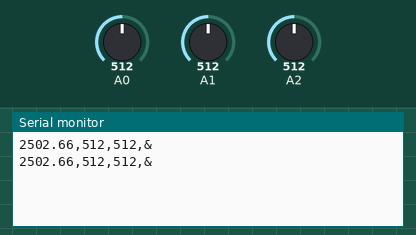
A sketch run on a simulated Arduino Uno, built with avr-gcc and run on an emulated ATmega328P. Parts: the last lines printed to the serial monitor. Inputs (shaded band) come from the test bench; at power-on: A0 = 512, A1 = 512, A2 = 512.

Above: at 1.8 s.
1.9 s: A0 set to 716
At 2.5 s:
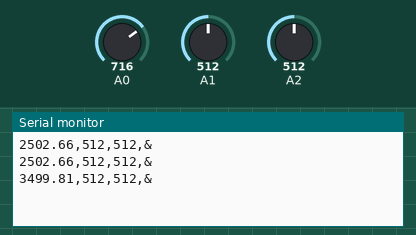
3.4 s: A1 set to 716
At 4.7 s:
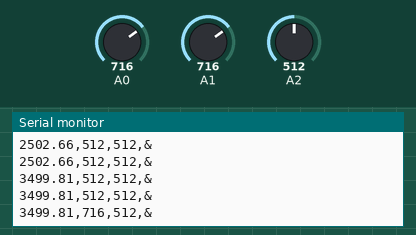
4.9 s: A2 set to 716
At 5.9 s:
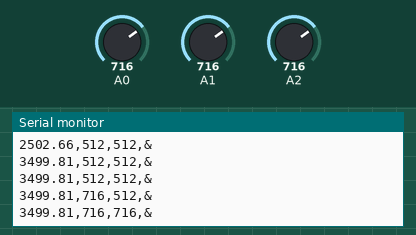
6.4 s: A0 set to 900
At 7.7 s:
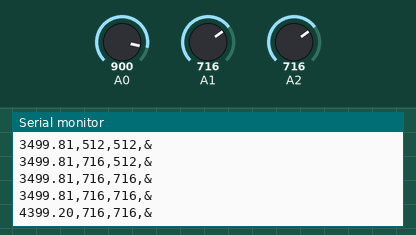
7.9 s: A1 set to 900
At 9.0 s:
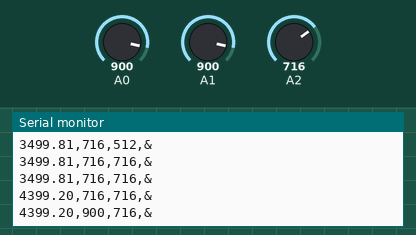
9.4 s: A2 set to 900
At 11.1 s:
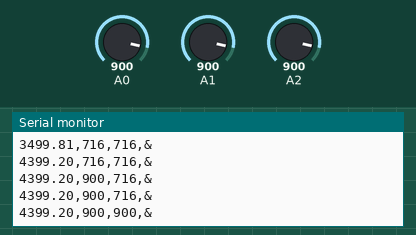
Timing chart, 0 to 11.9 s (numbered marks = the images above; inputs shaded):
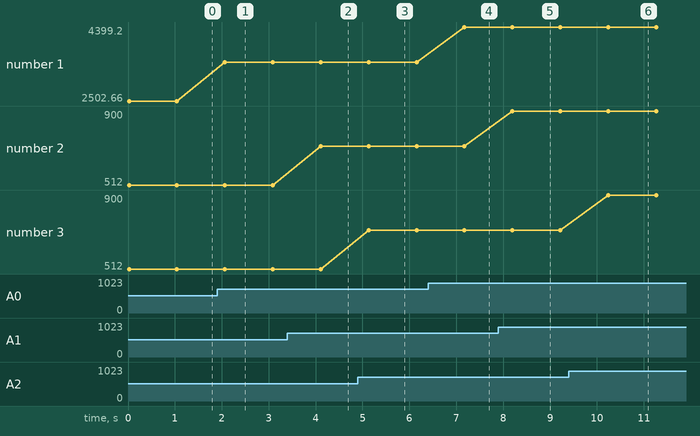

Measured:
- after the input at 1.9 s, the serial monitor: prints a new line after 0.17 s (image 1)
- after the input at 3.4 s, the serial monitor: prints a new line after 0.71 s (image 2)
- after the input at 4.9 s, the serial monitor: prints a new line after 0.23 s (image 3)
- after the input at 6.4 s, the serial monitor: prints a new line after 0.77 s (image 4)
- after the input at 7.9 s, the serial monitor: prints a new line after 0.30 s (image 5)
- after the input at 9.4 s, the serial monitor: prints a new line after 0.84 s (image 6)
- plotted number 1: 2502.66 → 3499.81 after the input at 1.9 s, 3499.81 → 4399.2 after the input at 6.4 s
- plotted number 2: 512 → 716 after the input at 3.4 s, 716 → 900 after the input at 7.9 s

The sketch:

eegvalue.ino
```cpp
#include <SoftwareSerial.h>
const int rxpin = 2;
const int txpin = 3;
float eegA=0;
int eegB=0;
int eegC=0;
SoftwareSerial bluetooth(rxpin, txpin);

void setup() {

  Serial.begin(9600);
  bluetooth.begin(9600);
}

void loop() {

  eegA = float(analogRead(A0))*float(4.888);
  eegB = analogRead(A1);
  eegC = analogRead(A2);
  bluetooth.print(eegA);bluetooth.print(",");
  bluetooth.print(eegB);bluetooth.print(",");
  bluetooth.print(eegC);bluetooth.println(",&");
  Serial.print(eegA);Serial.print(",");
  Serial.print(eegB);Serial.print(",");
  Serial.print(eegC);Serial.println(",&");
  delay(1000);
}
```
